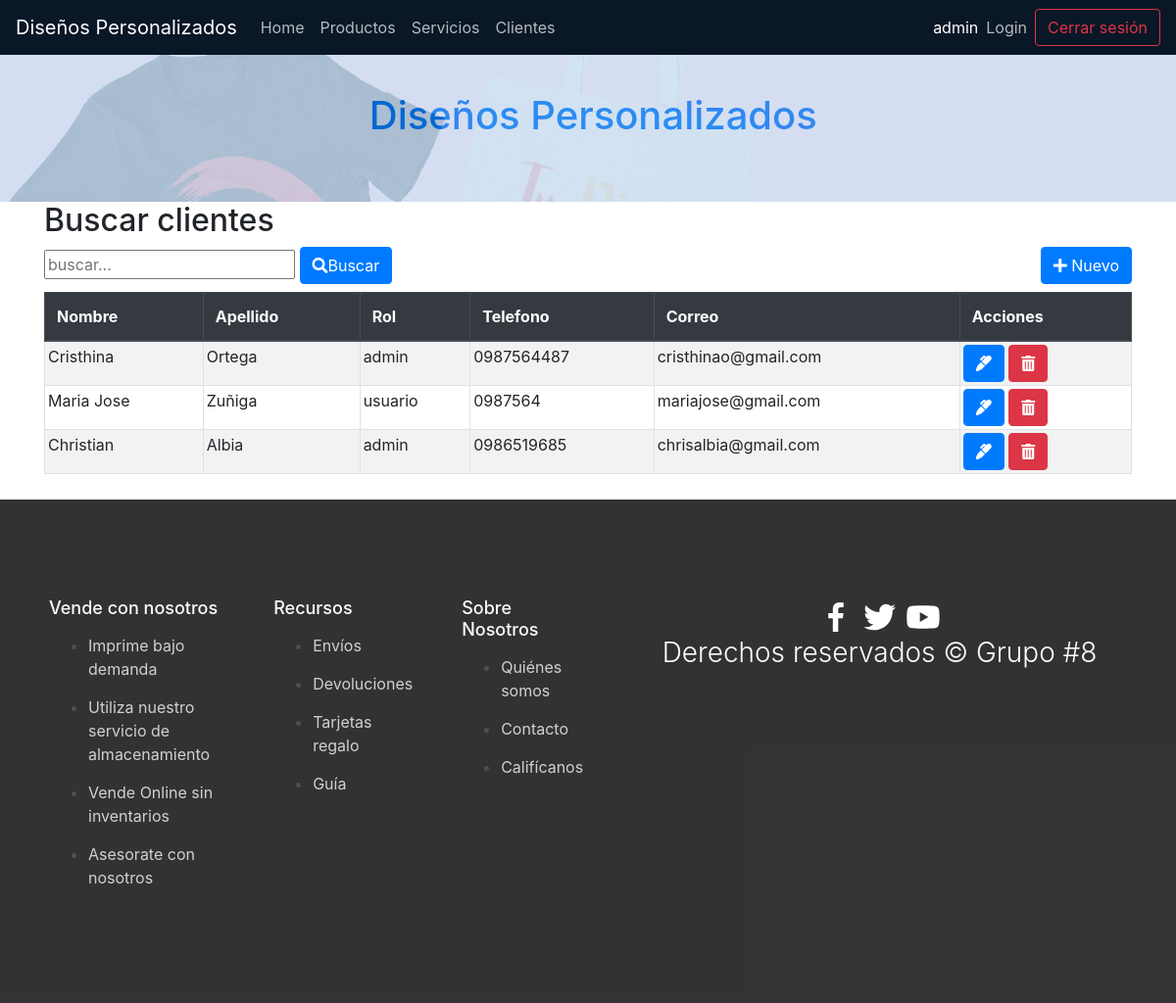
/index.php?c=Clientes&f=index (signed in), run on the app's committed database.
### tables this page shows
CREATE TABLE `clientes` (
  `id` int(11) NOT NULL,
  `nombre` varchar(255) NOT NULL,
  `apellido` varchar(255) NOT NULL,
  `telefono` varchar(50) NOT NULL,
  `correo_electronico` varchar(255) NOT NULL,
  `rol` varchar(20) NOT NULL
);

### controller/ClientesController.php (called while the page is built, shortened)
<?php
require_once 'model/dao/ClientesDAO.php';
class ClientesController {
    private $cliente;
    public function __construct() {
        $this->cliente = new ClientesDAO();
    }
    public function index()
    {
        $resultados = $this->cliente->selectAll("");
        require_once VCLIENTES.'list.php';
    }
}
?>

### controller/FrontController.php (called while the page is built, shortened)
<?php
class FrontController {
    public function ruteo()
    {
        $funcion = (!empty($_REQUEST['f'])) ? htmlentities($_REQUEST['f']) : FUNCION_PRINCIPAL;
        $cont = new  $controlador();
        $cont->$funcion();
    }
}
?>

### index.php (called while the page is built)
<?php
require_once 'controller/FrontController.php';
$front = new FrontController();
$front->ruteo();

### config/Conexion.php (called while the page is built)
<?php
class Conexion {
    public static function getConexion() {
         $dsn = 'mysql:host=localhost;port=3306;dbname=' . DBNAME;
        $conexion = null;
        try {
            $conexion = new PDO($dsn, DBUSER, DBPASSWORD);
             $conexion->setAttribute(PDO::ATTR_ERRMODE, PDO::ERRMODE_EXCEPTION);
        } catch (Exception $e) {
            echo $e;
            die("error " . $e->getMessage());
        }
        return $conexion;
    }
}

### model/dao/ClientesDAO.php (called while the page is built, shortened)
<?php
require_once 'config/Conexion.php';
class ClientesDAO {
    private $cln;
    public function __construct() {
        $this->cln = Conexion::getConexion();
    }
    public function selectAll($parametro) {
      $sql = "SELECT * FROM clientes  where id > 0 and
      nombre like :b1 or rol like :b2";
      $stmt = $this->cln->prepare($sql);
      $clnlike = '%' . $parametro . '%';
      $data = array('b1' => $clnlike,'b2' => $clnlike );
      $stmt->execute($data);
      $resultados = $stmt->fetchAll(PDO::FETCH_ASSOC);
      return $resultados;
  }
}
?>

### view/clientes/clientes.list.php (the view, shortened to what this page needs)
<div class="container">
<h2> <?php echo "Buscar clientes"?></h2>
    <div class="row">
        <div class="col-sm-6">
            <form action="index.php?c=clientes&f=search" method="POST">
                <input type="text" name="b" id="busqueda"  placeholder="buscar..."/>
                <button type="submit" class="btn btn-primary"><i class="fas fa-search"></i>Buscar</button>
            </form>
        </div>
        <div class="col-sm-6 d-flex flex-column align-items-end">
            <a href="index.php?c=clientes&f=view_new">
                <button type="button" class="btn btn-primary">
                    <i class="fas fa-plus"></i>
                   Nuevo</button>
            </a>
        </div>
    </div>
    <div class="table-responsive mt-2">
        <table class="table table-striped table-bordered">
            <thead class="thead-dark">
             <th>Nombre </th>
            <th>Apellido </th>
            <th>Rol </th>
            <th>Telefono </th>
            <th>Correo </th>
            <th>Acciones </th>
            </thead>
            <tbody class="tabladatos">
                <?php
                foreach ($resultados as $fila) {
                  ?>
                <tr>
                    <td><?php echo $fila['nombre'];?></td>
                    <td><?php echo $fila['apellido'];?></td>
                    <td><?php echo $fila['rol'];?></td>
                    <td><?php echo $fila['telefono'];?></td>
                    <td><?php echo $fila['correo_electronico'];?></td>
                    <td>
                        <a class="btn btn-primary"
                    href="index.php?c=clientes&f=view_edit&id=<?php echo  $fila['id']; ?>">
                    <i class="fas fa-marker"></i></a>
                    <a class="btn btn-danger"
                   onclick="if(!confirm('Esta seguro de eliminar el producto?'))return false;"
                    href="index.php?c=clientes&f=delete&id=<?php echo  $fila['id']; ?>">
                    <i class="fas fa-trash-alt"></i></a>
                    </td>
                </tr>
                <?php  }?>
            </tbody>
        </table>
    </div>
</div>

### assets/css/styles.css (style rules this page uses)
.tabladatos tr td { padding: 3px ; }

### data on the page
clientes: nombre "Cristhina", apellido "Ortega", rol "admin", telefono "0987564487", correo_electronico "cristhinao@gmail.com"
clientes: nombre "Maria Jose", apellido "Zuñiga", rol "usuario", telefono "0987564", correo_electronico "mariajose@gmail.com"
clientes: nombre "Christian", apellido "Albia", rol "admin", telefono "0986519685", correo_electronico "chrisalbia@gmail.com"

### other printed values
$_SESSION['name'] "admin"
